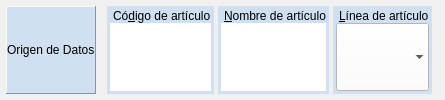
          <widget class="QFrame" name="captureFR">
           <property name="styleSheet">
            <string notr="true">background-color:#F0F0F0;</string>
           </property>
           <layout class="QVBoxLayout" name="captureLY">
            <property name="spacing">
             <number>3</number>
            </property>
            <property name="margin">
             <number>6</number>
            </property>
            <item>
             <widget class="QFrame" name="searchFR">
              <property name="sizePolicy">
               <sizepolicy hsizetype="Preferred" vsizetype="Preferred">
                <horstretch>0</horstretch>
                <verstretch>0</verstretch>
               </sizepolicy>
              </property>
              <property name="frameShadow">
               <enum>QFrame::Raised</enum>
              </property>
              <layout class="QHBoxLayout" name="searchLY">
               <property name="spacing">
                <number>4</number>
               </property>
               <property name="margin">
                <number>0</number>
               </property>
               <item>
                <widget class="QFrame" name="originFR">
                 <property name="styleSheet">
                  <string notr="true">background-color:#D0E0F0;</string>
                 </property>
                 <property name="frameShape">
                  <enum>QFrame::Panel</enum>
                 </property>
                 <property name="frameShadow">
                  <enum>QFrame::Raised</enum>
                 </property>
                 <layout class="QVBoxLayout" name="originLY">
                  <property name="margin">
                   <number>0</number>
                  </property>
                  <item>
                   <widget class="CDLabel" name="originLA">
                    <property name="text">
                     <string>Origen de Datos</string>
                    </property>
                    <property name="margin">
                     <number>3</number>
                    </property>
                   </widget>
                  </item>
                 </layout>
                </widget>
               </item>
               <item>
                <widget class="QFrame" name="searchFR_spacerFR1">
                 <property name="sizePolicy">
                  <sizepolicy hsizetype="Expanding" vsizetype="Preferred">
                   <horstretch>1</horstretch>
                   <verstretch>0</verstretch>
                  </sizepolicy>
                 </property>
                </widget>
               </item>
               <item>
                <widget class="QFrame" name="codeFR">
                 <property name="sizePolicy">
                  <sizepolicy hsizetype="Expanding" vsizetype="Preferred">
                   <horstretch>1</horstretch>
                   <verstretch>0</verstretch>
                  </sizepolicy>
                 </property>
                 <property name="styleSheet">
                  <string notr="true">background-color:#D0E0F0;</string>
                 </property>
                 <layout class="QVBoxLayout" name="codeLY">
                  <property name="spacing">
                   <number>0</number>
                  </property>
                  <property name="margin">
                   <number>3</number>
                  </property>
                  <item>
                   <widget class="QLabel" name="codeLA">
                    <property name="sizePolicy">
                     <sizepolicy hsizetype="Preferred" vsizetype="Fixed">
                      <horstretch>0</horstretch>
                      <verstretch>0</verstretch>
                     </sizepolicy>
                    </property>
                    <property name="text">
                     <string>Có&amp;digo de artículo</string>
                    </property>
                    <property name="margin">
                     <number>3</number>
                    </property>
                    <property name="indent">
                     <number>3</number>
                    </property>
                    <property name="buddy">
                     <cstring>codeED</cstring>
                    </property>
                   </widget>
                  </item>
                  <item>
                   <widget class="QLineEdit" name="codeED">
                    <property name="sizePolicy">
                     <sizepolicy hsizetype="Expanding" vsizetype="Preferred">
                      <horstretch>0</horstretch>
                      <verstretch>0</verstretch>
                     </sizepolicy>
                    </property>
                    <property name="styleSheet">
                     <string notr="true">color:#202020; background-color:#FFFFFF;</string>
                    </property>
                    <property name="text">
                     <string/>
                    </property>
                    <property name="frame">
                     <bool>false</bool>
                    </property>
                   </widget>
                  </item>
                 </layout>
                </widget>
               </item>
               <item>
                <widget class="QFrame" name="nameFR">
                 <property name="sizePolicy">
                  <sizepolicy hsizetype="Expanding" vsizetype="Preferred">
                   <horstretch>3</horstretch>
                   <verstretch>0</verstretch>
                  </sizepolicy>
                 </property>
                 <property name="styleSheet">
                  <string notr="true">background-color:#D0E0F0;</string>
                 </property>
                 <layout class="QVBoxLayout" name="nameLY">
                  <property name="spacing">
                   <number>0</number>
                  </property>
                  <property name="margin">
                   <number>3</number>
                  </property>
                  <item>
                   <widget class="QLabel" name="nameLA">
                    <property name="sizePolicy">
                     <sizepolicy hsizetype="Preferred" vsizetype="Fixed">
                      <horstretch>0</horstretch>
                      <verstretch>0</verstretch>
                     </sizepolicy>
                    </property>
                    <property name="text">
                     <string>&amp;Nombre de artículo</string>
                    </property>
                    <property name="margin">
                     <number>3</number>
                    </property>
                    <property name="indent">
                     <number>3</number>
                    </property>
                    <property name="buddy">
                     <cstring>nameED</cstring>
                    </property>
                   </widget>
                  </item>
                  <item>
                   <widget class="QLineEdit" name="nameED">
                    <property name="sizePolicy">
                     <sizepolicy hsizetype="Expanding" vsizetype="Preferred">
                      <horstretch>0</horstretch>
                      <verstretch>0</verstretch>
                     </sizepolicy>
                    </property>
                    <property name="styleSheet">
                     <string notr="true">QLineEdit:enabled{background-color:#FFFFFF;} QLineEdit:disabled{color:#FF2020; background-color:#E0E0E0;}</string>
                    </property>
                    <property name="frame">
                     <bool>false</bool>
                    </property>
                   </widget>
                  </item>
                 </layout>
                </widget>
               </item>
               <item>
                <widget class="QFrame" name="lineFR">
                 <property name="sizePolicy">
                  <sizepolicy hsizetype="Expanding" vsizetype="Preferred">
                   <horstretch>2</horstretch>
                   <verstretch>0</verstretch>
                  </sizepolicy>
                 </property>
                 <property name="styleSheet">
                  <string notr="true">background-color:#D0E0F0;</string>
                 </property>
                 <layout class="QVBoxLayout" name="lineLY">
                  <property name="spacing">
                   <number>0</number>
                  </property>
                  <property name="margin">
                   <number>3</number>
                  </property>
                  <item>
                   <widget class="QLabel" name="lineLA">
                    <property name="sizePolicy">
                     <sizepolicy hsizetype="Preferred" vsizetype="Fixed">
                      <horstretch>0</horstretch>
                      <verstretch>0</verstretch>
                     </sizepolicy>
                    </property>
                    <property name="text">
                     <string>&amp;Línea de artículo</string>
                    </property>
                    <property name="margin">
                     <number>3</number>
                    </property>
                    <property name="indent">
                     <number>3</number>
                    </property>
                    <property name="buddy">
                     <cstring>lineCB</cstring>
                    </property>
                   </widget>
                  </item>
                  <item>
                   <widget class="QComboBox" name="lineCB">
                    <property name="sizePolicy">
                     <sizepolicy hsizetype="Expanding" vsizetype="Preferred">
                      <horstretch>0</horstretch>
                      <verstretch>0</verstretch>
                     </sizepolicy>
                    </property>
                    <property name="styleSheet">
                     <string notr="true">QComboBox:enabled{background-color:#FFFFFF;} QComboBox:disabled{color:#FF2020; background-color:#E0E0E0;}</string>
                    </property>
                    <property name="frame">
                     <bool>false</bool>
                    </property>
                   </widget>
                  </item>
                 </layout>
                </widget>
               </item>
               <item>
                <widget class="QFrame" name="searchFR_spacerFR2">
                 <property name="sizePolicy">
                  <sizepolicy hsizetype="Expanding" vsizetype="Preferred">
                   <horstretch>1</horstretch>
                   <verstretch>0</verstretch>
                  </sizepolicy>
                 </property>
                </widget>
               </item>
              </layout>
             </widget>
            </item>
           </layout>
          </widget>
